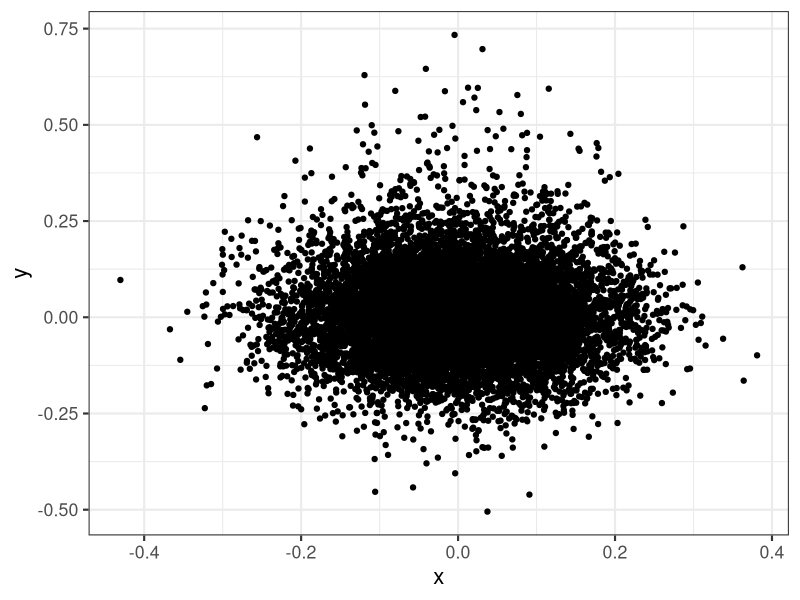
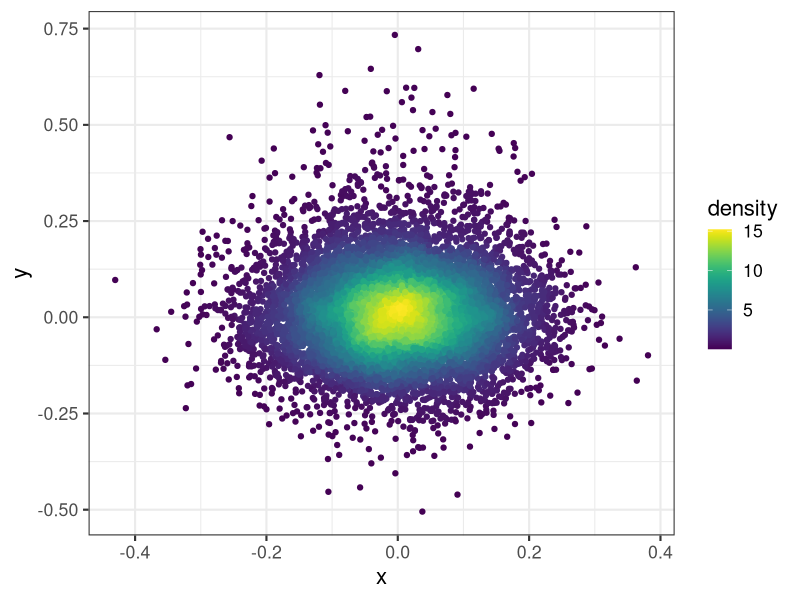
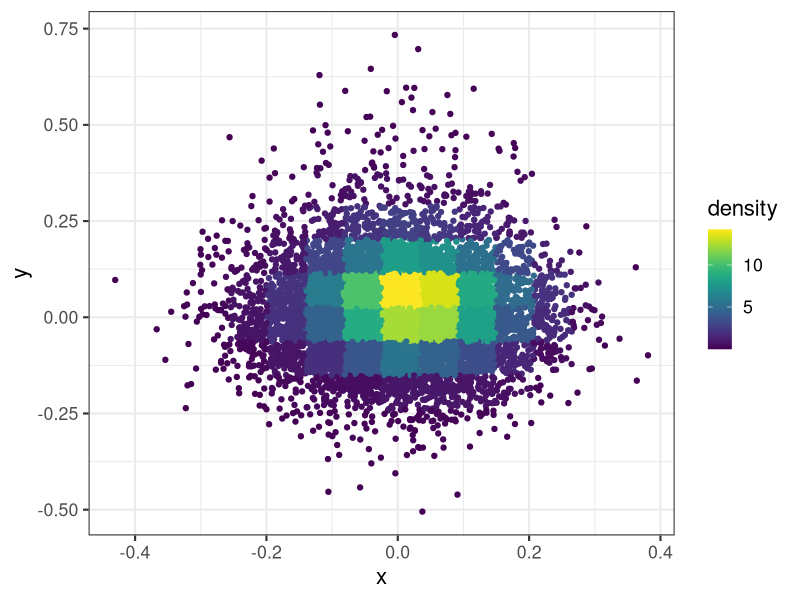

The R source for these figures, in order:
#' ---
#' title: "Color points by density with ggplot2"
#' author: "Kamil Slowikowski"
#' date: "2017-01-17"
#' layout: post
#' tags: R Tutorials
#' categories: notes
#' thumb: public/figures/plot-with-density-1.png
#' ---

#' A code snippet that shows how to color points by density in R with ggplot2.

#+ setup, include=FALSE
library(knitr)
knit_hooks$set(
  pngquant = hook_pngquant
)

#' Load libraries, define a convenience function to call [MASS::kde2d], and generate some data:
#'
#' [MASS::kde2d]: https://stat.ethz.ch/R-manual/R-devel/library/MASS/html/kde2d.html

#+ get_density
library(MASS)
library(ggplot2)
library(viridis)
theme_set(theme_bw(base_size = 16))

# Get density of points in 2 dimensions.
# @param x A numeric vector.
# @param y A numeric vector.
# @param n Create a square n by n grid to compute density.
# @return The density within each square.
get_density <- function(x, y, n = 100) {
  dens <- MASS::kde2d(x = x, y = y, n = n)
  ix <- findInterval(x, dens$x)
  iy <- findInterval(y, dens$y)
  ii <- cbind(ix, iy)
  return(dens$z[ii])
}

set.seed(1)
dat <- data.frame(
  x = c(
    rnorm(1e4, mean = 0, sd = 0.1),
    rnorm(1e3, mean = 0, sd = 0.1)
  ),
  y = c(
    rnorm(1e4, mean = 0, sd = 0.1),
    rnorm(1e3, mean = 0.1, sd = 0.2)
  )
)

#' Notice how the points are overplotted, so you can't see the peak density:

#+ plot-without-density, pngquant = "--speed=1 --quality=0-50"
ggplot(dat) + geom_point(aes(x, y))

#' Here, we split the plot into a 100 by 100 grid of squares and then color the
#' points by the density in each square. I recommend [viridis] for the color
#' scheme.
#'
#' [viridis]: https://cran.r-project.org/web/packages/viridis/vignettes/intro-to-viridis.html

#+ plot-with-density, pngquant = "--speed=1 --quality=0-50"
dat$density <- get_density(dat$x, dat$y)
ggplot(dat) + geom_point(aes(x, y, color = density)) + scale_color_viridis()

#' Here's what happens when you set `n = 15` (the squares in the grid are too big):

#+ plot-with-density-rough, pngquant = "--speed=1 --quality=0-50"
dat$density <- get_density(dat$x, dat$y, n = 15)
ggplot(dat) + geom_point(aes(x, y, color = density)) + scale_color_viridis()

